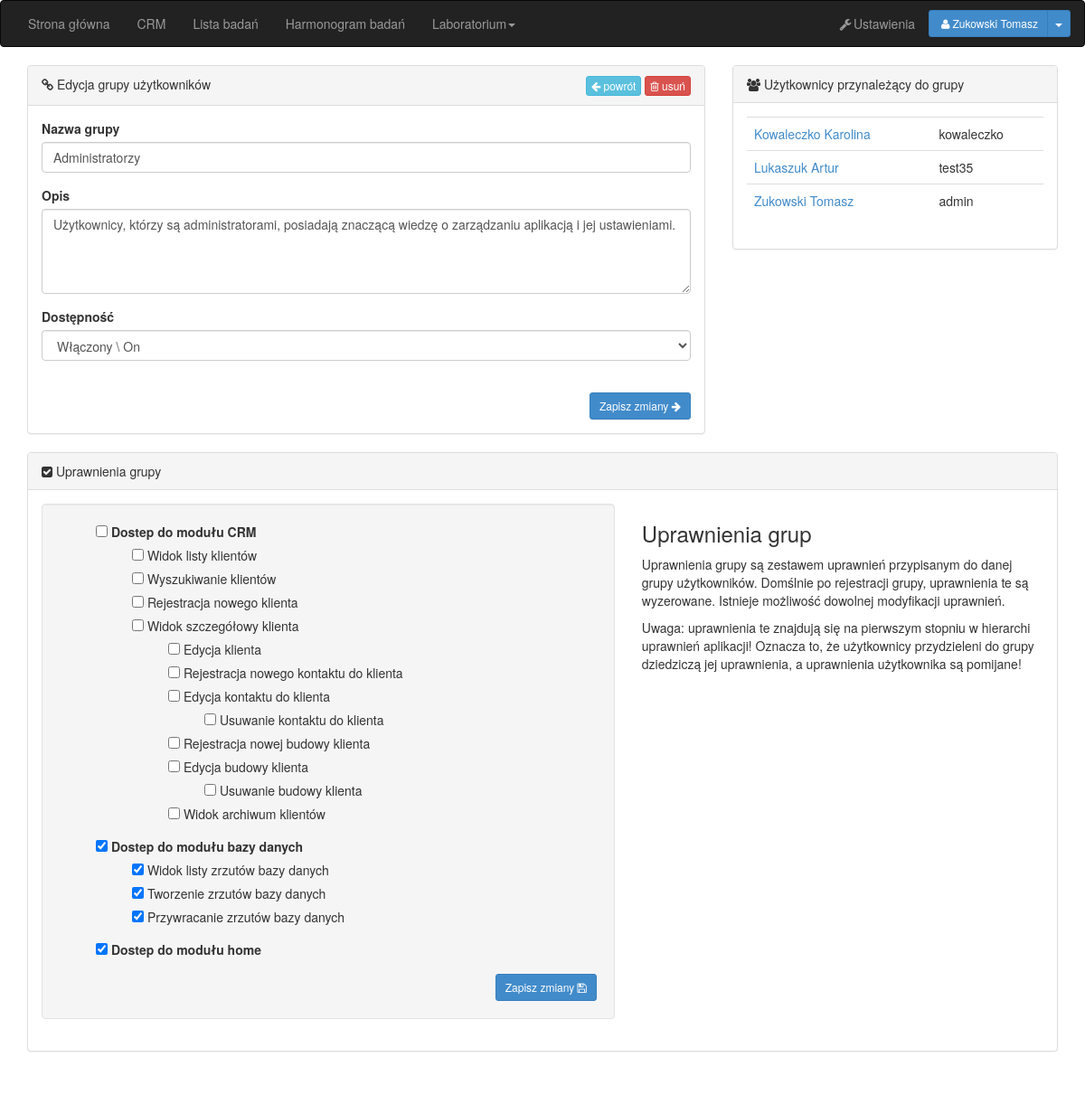
Screenshot of /users/edit_group/1 (signed in) with the database file from the repository.
### tables this page shows
CREATE TABLE IF NOT EXISTS `_conf_navigation_links` (
`id` int(11) NOT NULL,
  `link` varchar(255) NOT NULL,
  `description` text NOT NULL,
  `location` varchar(255) NOT NULL,
  `_permission` int(11) NOT NULL DEFAULT '0',
  `_active` int(11) NOT NULL DEFAULT '1',
  `_parent` int(11) NOT NULL DEFAULT '0',
  `_possition` int(11) NOT NULL DEFAULT '1'
);

CREATE TABLE IF NOT EXISTS `_users_groups` (
`id` int(11) NOT NULL,
  `type_name` varchar(50) NOT NULL,
  `description` text NOT NULL,
  `_active` tinyint(4) NOT NULL DEFAULT '1'
);

CREATE TABLE IF NOT EXISTS `_users_list` (
`id` int(11) NOT NULL,
  `forename` varchar(50) NOT NULL,
  `surname` varchar(50) NOT NULL,
  `email` varchar(50) NOT NULL,
  `login` varchar(50) NOT NULL,
  `password` varchar(150) NOT NULL,
  `group` tinyint(1) NOT NULL DEFAULT '0',
  `_active` tinyint(4) NOT NULL DEFAULT '1'
);

### Templates/default/users/edit_group.php (the view, shortened to what the rows shown need)
<!DOCTYPE html>
<html>
    <head>
        <?php include 'Templates/'.$_SESSION['layout'].'/Const/header.php'; ?>
    </head>
    <body>
        <?php include 'Templates/'.$_SESSION['layout'].'/Const/main_nav_bar.php'; ?>
        <div class="container">
            <div class="row">
                <div class="col-sm-8">
                    <div class="panel panel-default">
                        <div class="panel-heading">
                            <div class="row">
                                <div class="col-sm-6">
                                    <i class="fa fa-link"></i> Edycja grupy użytkowników
                                </div>
                                <div class="col-sm-6 text-right">
                                    <?php
                                    if(Permissions::checkPermission('users_groups')) echo '<a href="/users/groups"><button class="btn btn-xs btn-info"><i class="fa fa-arrow-left"></i> powrót</button></a> ';
                                    if(Permissions::checkPermission('users_group_delete'))
                                    {
                                        if($this->get('group','id')!=0 && $this->get('group','id')!=1)
                                        {
                                            if(!empty($this->get('users')))
                                            {
                                                echo '<button class="btn btn-xs btn-danger popover-btn" data-container="body" data-toggle="popover" data-placement="right" data-content="Nie możesz usunąć grupy, do której przynależą użytkownicy!" data-trigger="focus"><i class="fa fa-trash-o"></i> usuń</button> ';
                                            }
                                            else
                                            {
                                                echo '<button class="btn btn-xs btn-danger" data-toggle="modal" data-target="#delete"><i class="fa fa-trash-o"></i> usuń</button> ';
                                            }
                                        }
                                        else
                                        {
                                            echo '<button class="btn btn-xs btn-danger popover-btn" data-container="body" data-toggle="popover" data-placement="right" data-content="Nie możesz usunąć wbudowanych grup użytkowników!" data-trigger="focus"><i class="fa fa-trash-o"></i> usuń</button> ';
                                        }
                                    }
                                    ?>
                                </div>
                            </div>
                        </div>
                        <div class="panel-body">
                            <form action="<?php echo $_this_path; ?>" method="POST">
                                <label>Nazwa grupy</label>
                                <div class="form-group <?php echo $this->get('form_errors','name','class'); ?>">
                                    <input type="text" class="form-control" name="name" value="<?php echo (isset($_POST['name'])) ? $_POST['name'] : $this->get('group','type_name'); ?>" placeholder="Nazwa grupy" required />
                                </div>
                                <label>Opis</label>
                                <div class="form-group <?php echo $this->get('form_errors','description','class'); ?>">
                                    <textarea class="form-control" name="description" placeholder="Opis grupy" rows="4"><?php echo (isset($_POST['description'])) ? $_POST['description'] : $this->get('group','description'); ?></textarea>
                                </div>
                                <label>Dostępność</label>
                                <div class="form-group">
                                    <select name="active" class="form-control">
                                        <?php
                                        if($this->get('group','_active')==1)
                                            $on = 'selected';
                                        else
                                            $off = 'selected';
                                        echo '<option value="1" '.$on.'>Włączony \\ On</option>';
                                        ?>
                                    </select>
                                </div>
                                <div style="width: 100%;" class="text-right">
                                    <br /><button class="btn btn-primary btn-sm" type="submit">Zapisz zmiany <i class="fa fa-arrow-right"></i></button>
                                </div>
                            </form>
                        </div>
                    </div>
                </div>
                <div class="col-sm-4">
                    <div class="panel panel-default">
                        <div class="panel-heading"><i class="fa fa-group"></i> Użytkownicy przynależący do grupy</div>
                        <div class="panel-body">
                            <div style="max-height: 400px; overflow-y: auto;">
                                <table class="table table-responsive table-hover">
                                <?php
                                if($users = $this->get('users'))
                                {
                                    foreach($users as $user)
                                    {
                                        ?>
                                        <tr>
                                            <td>
                                                <a href="/users/details/<?php echo $user['id']; ?>"><?php echo $user['surname'] . " " . $user['forename']; ?></a>
                                            </td>
                                            <td><?php echo $user['login']; ?></td>
                                        </tr>
                                    <?php
                                    }
                                }
                                else
                                {
                                    ?>
                                    <tr>
                                        <td class="text-center text-info" colspan="5">Brak zarejestrowanych użytkowników.</td>
                                    </tr>
                                <?php
                                }
                                ?>
                                </table>
                            </div>
                        </div>
                    </div>
                </div>
            </div>
            <div class="row">
                <div class="col-sm-12">
                    <div class="panel panel-default">
                        <div class="panel-heading"><i class="fa fa-check-square"></i> Uprawnienia grupy</div>
                        <div class="panel-body">
                            <form action="<?php echo $_this_path ?>" method="POST">
                                <div class="row">
                                    <div class="col-sm-7">
                                        <?php
                                        if(Permissions::checkModule('rights'))
                                        {
                                            echo '<div class="well">
                                                        <div style="max-height: 490px; overflow-y: auto;">';
                                            if($this->get('rights_tree'))
                                            {
                                                foreach($this->get('rights_tree') as $file)
                                                {
                                                    include_once($file);
                                                }
                                            }
                                            echo '</div>
                                                        <div class="text-right" style="padding-top: 10px;">
                                                            <button type="submit" name="save" class="btn btn-primary btn-sm" value="Zapisz">Zapisz zmiany <i class="fa fa-floppy-o"></i></button>
                                                        </div>
                                                    </div>';
                                        }
                                        else
                                        {
                                            echo '<div class="alert alert-info alert-dismissable text-center">
                                                          <button class="close" data-dismiss="alert" aria-hidden="true" type="button">&times;</button>';
                                            echo '    Aby korzystać z opcji rozszerzonych należy zainstalować moduł <b>rights</b>.';
                                            echo '</div>';
                                        }
                                        ?>
                                    </div>
                                    <div class="col-sm-5">
                                        <h3>Uprawnienia grup</h3>
                                        <p>Uprawnienia grupy są zestawem uprawnień przypisanym do danej grupy użytkowników. Domślnie po rejestracji grupy, uprawnienia te są wyzerowane.
                                           Istnieje możliwość dowolnej modyfikacji uprawnień.</p>
                                        <p>Uwaga: uprawnienia te znajdują się na pierwszym stopniu w hierarchi uprawnień aplikacji! Oznacza to, że użytkownicy przydzieleni do grupy dziedziczą jej uprawnienia, a uprawnienia użytkownika są pomijane!</p>
                                    </div>
                                </div>
                            </form>
                        </div>
                    </div>
                </div>
            </div>
        </div>
    </body>
</html>

### Models/navigation_model.php (shortened to what the rows shown need)
<?php
class navigation_model extends model {
    public $links;
    public function setLinks() {
        $links = $this->getData("SELECT
                                          _conf_navigation_links.*,
                                          (SELECT IF(_rights_set.right_name IS NOT NULL, _rights_set.right_name, 'asd')
                                           FROM _rights_set
                                           WHERE _rights_set.id = _conf_navigation_links._permission) AS permission
                                        FROM _conf_navigation_links
                                        ORDER BY _possition, link", false);
        for($i=0;$i<count($links);$i++)
        {
            if(is_null($links[$i]['permission']))
                $links[$i]['permission']=true;
        }
        $this->links = $links;
    }
    public function hasChildren($parent=null, $active = false) {
        if(!empty($parent) || is_string($parent))
        {
            if($active==false)
            {
                return $this->getData("SELECT _conf_navigation_links.* FROM _conf_navigation_links WHERE _parent = '$parent'", false);
            }
            else
            {
                return $this->getData("SELECT _conf_navigation_links.* FROM _conf_navigation_links WHERE _active = '1' AND _parent = '$parent'", false);
            }
        }
        else
        {
            return false;
        }
    }
    public function renderNavigation() {
    try
    {
        if(!empty($this->links) && is_array($this->links))
        {
            foreach($this->links as $link)
            {
                if($link['_parent']==0)
                {
                    if(!$this->hasChildren($link['id'],true))
                    {
                        if(Permissions::checkPermission($link['permission']) && $link['_active']==1)
                        {
                            echo '<li><a href="/'.$link['location'].'">' . $link['link'] . '</a></li>';
                        }
                    }
                    else
                    {
                        if(Permissions::checkPermission($link['permission']) && $link['_active']==1)
                        {
                            echo "<li class='dropdown'>";
                            echo '<a href="#" class="dropdown-toggle" data-toggle="dropdown">' . $link['link'] . '<span class="caret"></span></a>';
                            echo "</li>";
                        }
                    }
                }
            }
        }
        else
        {
            throw new Exception('You should first run getLinks();');
        }
    }
    catch(Exception $e)
        {
            echo $e->getMessage();
            return false;
            exit;
        }
    }
}

### rows the page displays
_conf_navigation_links: link "Strona główna"
_conf_navigation_links: link "CRM"
_conf_navigation_links: link "Lista badań"
_conf_navigation_links: link "Harmonogram badań"
_conf_navigation_links: link "Laboratorium"
_users_groups: name "Administratorzy", description "Użytkownicy, którzy są administratorami, posiadają znaczącą wiedzę o zarządzaniu aplikacją i jej ustawieniami."
_users_list: surname "Kowaleczko", forename "Karolina", login "kowaleczko"
_users_list: surname "Lukaszuk", forename "Artur", login "test35"
_users_list: surname "Zukowski", forename "Tomasz", login "admin"

### other values shown
$_SESSION['user'] "Zukowski Tomasz"
